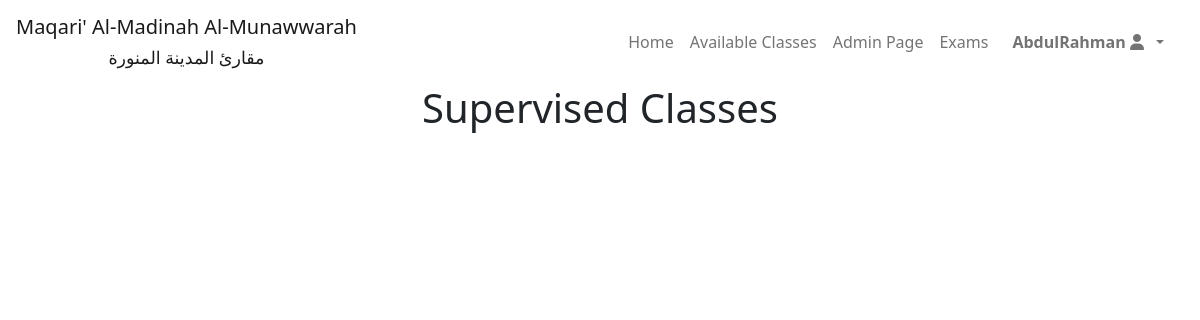
The page /supervised_classes (signed in) on the database as committed earlier.
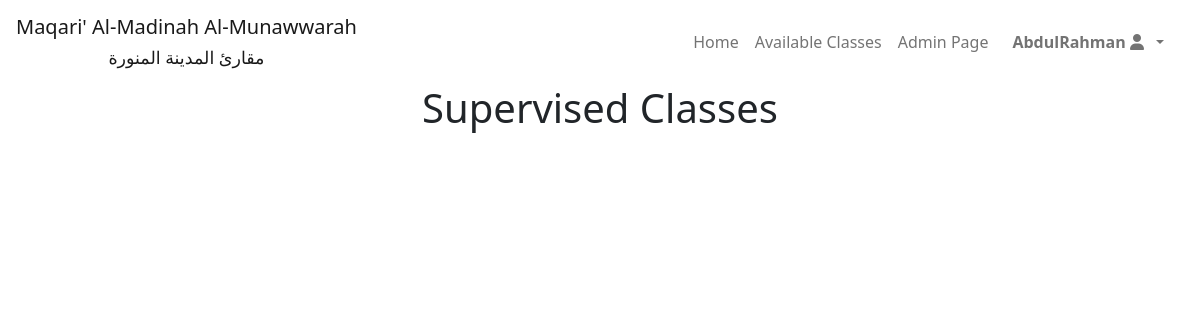
The same page on the database as committed later.
### maqari/views.py (the view)
# urls.py: path("supervised_classes",show_supervised_classes,name="show_supervised_classes"),
def show_supervised_classes(request):
    user = request.user
    halaqaat = Halaqa.objects.filter(supervisor = user).order_by("halaqa_number")
    serialized_data = [halaqa.serialize() for halaqa in halaqaat]
    for halaqa in serialized_data:
        if user in Halaqa.objects.get(halaqa_number = halaqa['halaqa_number']).students.all():
            halaqa["is_enrolled"] = True
    return render(request,"maqari/supervised_classes.html",{
        'halaqaat' : serialized_data
    })

### maqari/templates/maqari/supervised_classes.html (shortened to what this page needs)
{% extends 'layout.html' %}
{% load static %}
{% block body %}
<div class="container-fluid">
    <h1 class="text-center">
        Supervised Classes
    </h1>
</div>
{% endblock %}

### maqari/templates/layout.html (shortened to what this page needs)
{% load static %}
<!DOCTYPE html>
<html lang="en">
<head>
    <link rel="stylesheet" href="{% static 'maqari/styles.css' %}">
    <link rel="stylesheet" href="{% static 'css/bootstrap.css' %}">
</head>
<body>
    <nav id="navbar" class="navbar navbar-expand-lg " style="z-index: 1;">
        <div class="container-fluid">
            <a class="navbar-brand text-center p-1" href="{% url 'index' %}" data-bs-toggle="tooltip" data-bs-placement="bottom"
                title="Go to Homepage">Maqari' Al-Madinah Al-Munawwarah <br>
            <small>مقارئ المدينة المنورة</small></a>
            <div class="collapse navbar-collapse" id="navbarSupportedContent">
                <span class="nav-item d-flex mx-3">
                    <ul class="navbar-nav me-auto mb-2 mb-lg-0">
                    <li class="nav-item">
                        <a class="nav-link english" href="{% url 'index' %}">Home</a>
                    </li>
                    <li class="nav-item">
                        <a class="nav-link english" href="{% url 'render_available_classes' %}">Available Classes</a>
                    </li>
                    {% if user.is_authenticated %}
                        {% if user.is_staff %}
                            <li class="nav-item">
                                <a class="nav-link english" href="/admin">Admin Page</a>
                            </li>
                        {% endif %}
                        {% if user.is_teacher %}
                            <li class="nav-item">
                                <a class="nav-link english" href="{% url 'show_exams' %}">Exams</a>
                            </li>
                        {% endif %}
                        <li class="nav-item dropdown">
                            <a class="nav-link dropdown-toggle" href="#" id="navbarDropdown" role="button"
                                data-bs-toggle="dropdown" aria-expanded="false"><span data-bs-toggle="tooltip"
                                    data-bs-placement="bottom" title="Dropdown">
                                    <strong class="px-2">{{user.username}}
                                        <i class="fa-solid fa-user"></i></strong></span></a>
                        </li>
                    </ul>
                    {% endif %}
                </span>
            </div>
        </div>
    </nav>
    {% block body %}
    {% endblock %}
</body>
</html>

Rows that differ between the two databases and show on the page:
changed Account "AbdulRahman": is_teacher True → False (drawn)
Other text that changed with them:
text no longer shown: "Exams"
